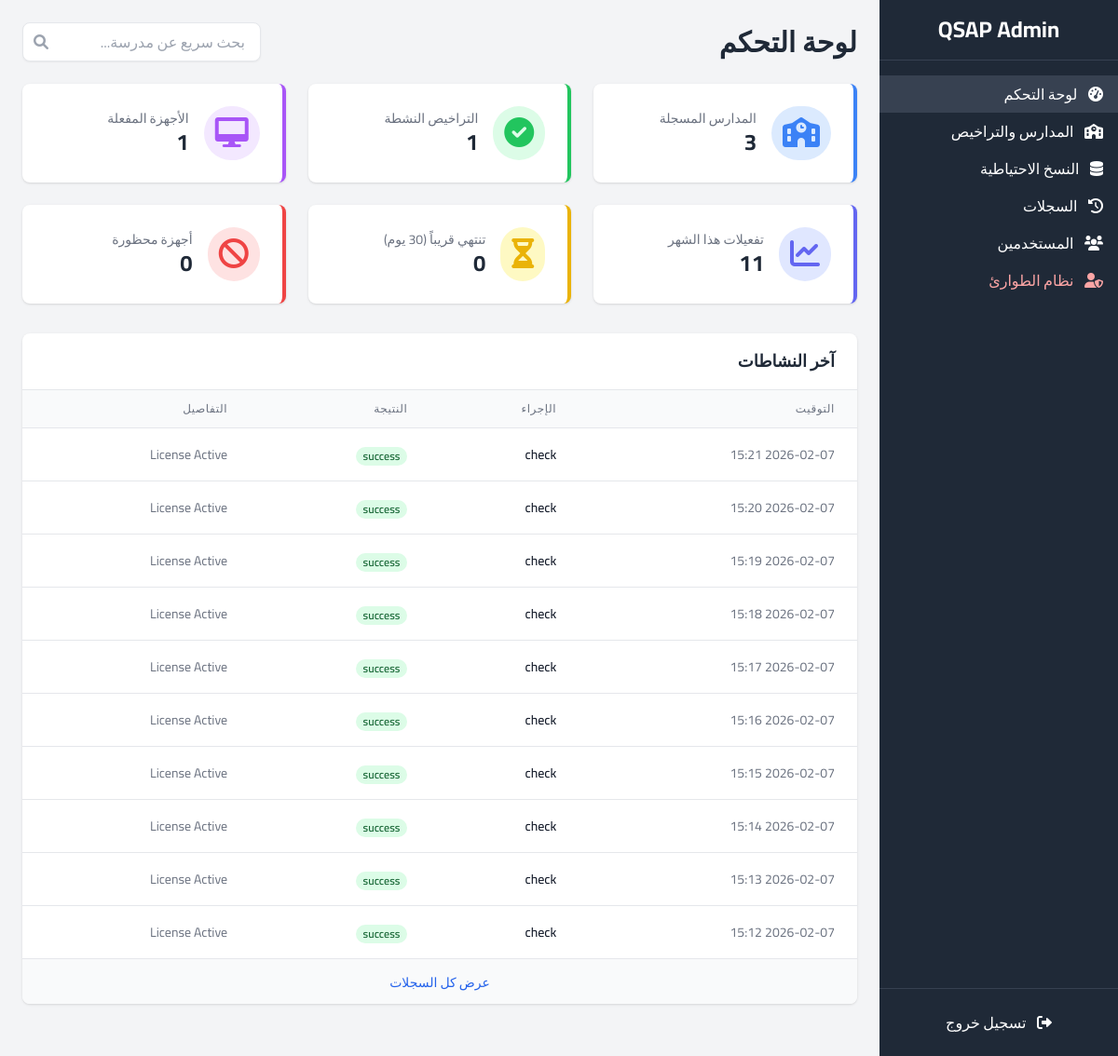
The page /admin/ (signed in) on the database its author committed.
### models.py (models this page shows)
class SystemLog(db.Model):
    id = db.Column(db.Integer, primary_key=True)
    license_id = db.Column(db.Integer, db.ForeignKey('license.id'), nullable=True)
    device_id = db.Column(db.Integer, db.ForeignKey('device.id'), nullable=True)
    action = db.Column(db.String(50), nullable=False) # activate, check, backup_upload
    result = db.Column(db.String(20), nullable=False) # success, failed
    details = db.Column(db.Text)
    ip_address = db.Column(db.String(50))
    timestamp = db.Column(db.DateTime, default=datetime.utcnow)

### routes/admin.py (the view)
@admin_bp.route('/')
@login_required
def dashboard():
    now = datetime.utcnow()
    thirty_days_later = now + timedelta(days=30)
    start_of_month = datetime(now.year, now.month, 1)
    stats = {
        'schools_count': School.query.count(),
        'active_licenses': License.query.filter_by(status='active').count(),
        'active_devices': Device.query.filter_by(status='active').count(),
        'blocked_devices': Device.query.filter_by(status='blocked').count(),
        'expiring_soon': License.query.filter(
            License.expiry_date <= thirty_days_later,
            License.expiry_date > now,
            License.status == 'active'
        ).count(),
        'activations_this_month': SystemLog.query.filter(
            SystemLog.action == 'activate',
            SystemLog.result == 'success',
            SystemLog.timestamp >= start_of_month
        ).count(),
        'recent_logs': SystemLog.query.order_by(SystemLog.timestamp.desc()).limit(10).all()
    }
    return render_template('admin/dashboard.html', stats=stats)

### models.py (called while the page is built)
@login_manager.user_loader
def load_user(user_id):
    return AdminUser.query.get(int(user_id))

    @property
    def is_active(self):
        return self.is_active_user

### templates/admin/dashboard.html (shortened to what this page needs)
{% extends 'admin/base.html' %}
{% block content %}
<div class="flex flex-col md:flex-row justify-between items-center mb-6">
    <h2 class="text-3xl font-bold text-gray-800">لوحة التحكم</h2>
    <div class="relative w-full md:w-64 mt-4 md:mt-0">
        <input type="text" id="quickSearch" placeholder="بحث سريع عن مدرسة..."
               class="w-full pl-10 pr-4 py-2 border rounded-lg focus:outline-none focus:border-blue-500 shadow-sm">
        <div class="absolute inset-y-0 left-0 pl-3 flex items-center pointer-events-none">
        </div>
    </div>
</div>
<div class="grid grid-cols-1 md:grid-cols-2 lg:grid-cols-3 xl:grid-cols-4 gap-6 mb-8">
    <div class="bg-white rounded-lg shadow p-6 border-r-4 border-blue-500 transform hover:scale-105 transition-transform duration-200">
        <div class="flex items-center">
            <div class="p-3 rounded-full bg-blue-100 text-blue-500 ml-4">
                <i class="fas fa-school fa-2x"></i>
            </div>
            <div>
                <p class="text-gray-500 text-sm">المدارس المسجلة</p>
                <p class="text-2xl font-bold text-gray-800">{{ stats.schools_count }}</p>
            </div>
        </div>
    </div>
    <div class="bg-white rounded-lg shadow p-6 border-r-4 border-green-500 transform hover:scale-105 transition-transform duration-200">
        <div class="flex items-center">
            <div class="p-3 rounded-full bg-green-100 text-green-500 ml-4">
                <i class="fas fa-check-circle fa-2x"></i>
            </div>
            <div>
                <p class="text-gray-500 text-sm">التراخيص النشطة</p>
                <p class="text-2xl font-bold text-gray-800">{{ stats.active_licenses }}</p>
            </div>
        </div>
    </div>
    <div class="bg-white rounded-lg shadow p-6 border-r-4 border-purple-500 transform hover:scale-105 transition-transform duration-200">
        <div class="flex items-center">
            <div class="p-3 rounded-full bg-purple-100 text-purple-500 ml-4">
                <i class="fas fa-desktop fa-2x"></i>
            </div>
            <div>
                <p class="text-gray-500 text-sm">الأجهزة المفعلة</p>
                <p class="text-2xl font-bold text-gray-800">{{ stats.active_devices }}</p>
            </div>
        </div>
    </div>
    <div class="bg-white rounded-lg shadow p-6 border-r-4 border-indigo-500 transform hover:scale-105 transition-transform duration-200">
        <div class="flex items-center">
            <div class="p-3 rounded-full bg-indigo-100 text-indigo-500 ml-4">
                <i class="fas fa-chart-line fa-2x"></i>
            </div>
            <div>
                <p class="text-gray-500 text-sm">تفعيلات هذا الشهر</p>
                <p class="text-2xl font-bold text-gray-800">{{ stats.activations_this_month }}</p>
            </div>
        </div>
    </div>
    <div class="bg-white rounded-lg shadow p-6 border-r-4 border-yellow-500 transform hover:scale-105 transition-transform duration-200">
        <div class="flex items-center">
            <div class="p-3 rounded-full bg-yellow-100 text-yellow-500 ml-4">
                <i class="fas fa-hourglass-half fa-2x"></i>
            </div>
            <div>
                <p class="text-gray-500 text-sm">تنتهي قريباً (30 يوم)</p>
                <p class="text-2xl font-bold text-gray-800">{{ stats.expiring_soon }}</p>
            </div>
        </div>
    </div>
    <div class="bg-white rounded-lg shadow p-6 border-r-4 border-red-500 transform hover:scale-105 transition-transform duration-200">
        <div class="flex items-center">
            <div class="p-3 rounded-full bg-red-100 text-red-500 ml-4">
                <i class="fas fa-ban fa-2x"></i>
            </div>
            <div>
                <p class="text-gray-500 text-sm">أجهزة محظورة</p>
                <p class="text-2xl font-bold text-gray-800">{{ stats.blocked_devices }}</p>
            </div>
        </div>
    </div>
</div>
<div class="bg-white rounded-lg shadow overflow-hidden mb-8">
    <div class="px-6 py-4 border-b border-gray-200">
        <h3 class="text-lg font-bold text-gray-800">آخر النشاطات</h3>
    </div>
    <div class="overflow-x-auto">
        <table class="min-w-full divide-y divide-gray-200">
            <thead class="bg-gray-50">
                <tr>
                    <th class="px-6 py-3 text-right text-xs font-medium text-gray-500 uppercase tracking-wider">التوقيت</th>
                    <th class="px-6 py-3 text-right text-xs font-medium text-gray-500 uppercase tracking-wider">الإجراء</th>
                    <th class="px-6 py-3 text-right text-xs font-medium text-gray-500 uppercase tracking-wider">النتيجة</th>
                    <th class="px-6 py-3 text-right text-xs font-medium text-gray-500 uppercase tracking-wider">التفاصيل</th>
                </tr>
            </thead>
            <tbody class="bg-white divide-y divide-gray-200">
                {% for log in stats.recent_logs %}
                <tr>
                    <td class="px-6 py-4 whitespace-nowrap text-sm text-gray-500">{{ log.timestamp.strftime('%Y-%m-%d %H:%M') }}</td>
                    <td class="px-6 py-4 whitespace-nowrap text-sm font-medium text-gray-900">{{ log.action }}</td>
                    <td class="px-6 py-4 whitespace-nowrap">
                        <span class="px-2 inline-flex text-xs leading-5 font-semibold rounded-full {{ 'bg-green-100 text-green-800' if log.result == 'success' else 'bg-red-100 text-red-800' }}">
                            {{ log.result }}
                        </span>
                    </td>
                    <td class="px-6 py-4 text-sm text-gray-500">{{ log.details or '-' }}</td>
                </tr>
                {% endfor %}
            </tbody>
        </table>
    </div>
    <div class="p-3 bg-gray-50 text-center border-t border-gray-200">
        <a href="{{ url_for('admin.logs') }}" class="text-sm text-blue-600 hover:text-blue-800">عرض كل السجلات</a>
    </div>
</div>
{% endblock %}

### templates/admin/base.html (shortened to what this page needs)
<!DOCTYPE html>
<html lang="ar" dir="rtl">
<head>
    <script src="https://cdn.tailwindcss.com"></script>
    <link href="https://cdnjs.cloudflare.com/ajax/libs/font-awesome/6.0.0/css/all.min.css" rel="stylesheet">
</head>
<body class="bg-gray-100" x-data="{ sidebarOpen: false }">
    <div class="flex h-screen overflow-hidden">
        <div :class="sidebarOpen ? 'translate-x-0' : 'translate-x-full'" class="bg-gray-800 text-white w-64 flex-shrink-0 flex flex-col fixed inset-y-0 right-0 z-30 transition-transform duration-300 transform md:relative md:translate-x-0">
            <div class="p-4 text-center text-2xl font-bold border-b border-gray-700 flex justify-between items-center md:justify-center">
                <span>QSAP Admin</span>
            </div>
            <nav class="flex-1 overflow-y-auto py-4">
                <a href="{{ url_for('admin.dashboard') }}" class="block px-4 py-2 hover:bg-gray-700 {{ 'bg-gray-700' if request.endpoint == 'admin.dashboard' }}">
                    <i class="fas fa-tachometer-alt ml-2"></i> لوحة التحكم
                </a>
                <a href="{{ url_for('admin.schools') }}" class="block px-4 py-2 hover:bg-gray-700 {{ 'bg-gray-700' if 'schools' in request.endpoint }}">
                    <i class="fas fa-school ml-2"></i> المدارس والتراخيص
                </a>
                <a href="{{ url_for('admin.backups') }}" class="block px-4 py-2 hover:bg-gray-700 {{ 'bg-gray-700' if 'backups' in request.endpoint }}">
                    <i class="fas fa-database ml-2"></i> النسخ الاحتياطية
                </a>
                <a href="{{ url_for('admin.logs') }}" class="block px-4 py-2 hover:bg-gray-700 {{ 'bg-gray-700' if 'logs' in request.endpoint }}">
                    <i class="fas fa-history ml-2"></i> السجلات
                </a>
                <a href="{{ url_for('admin.users') }}" class="block px-4 py-2 hover:bg-gray-700 {{ 'bg-gray-700' if 'users' in request.endpoint }}">
                    <i class="fas fa-users ml-2"></i> المستخدمين
                </a>
                <a href="{{ url_for('emergency.index') }}" class="block px-4 py-2 hover:bg-red-900 text-red-300 hover:text-white {{ 'bg-red-900 text-white' if 'emergency' in request.endpoint }}">
                    <i class="fas fa-user-shield ml-2"></i> نظام الطوارئ
                </a>
            </nav>
            <div class="p-4 border-t border-gray-700">
                <a href="{{ url_for('admin.logout') }}" class="block px-4 py-2 hover:bg-red-600 rounded text-center">
                    <i class="fas fa-sign-out-alt ml-2"></i> تسجيل خروج
                </a>
            </div>
        </div>
        <div class="flex-1 flex flex-col overflow-hidden">
            <main class="flex-1 overflow-x-hidden overflow-y-auto bg-gray-100 p-6">
                {% block content %}{% endblock %}
            </main>
        </div>
    </div>
</body>
</html>

### templates/admin/base.html (style rules this page uses)
body { font-family: 'Cairo', sans-serif; }

### rows shown on the page
SystemLog: timestamp "2026-02-07 15:21", action "check", result "success", details "License Active"
SystemLog: timestamp "2026-02-07 15:20", action "check", result "success", details "License Active"
SystemLog: timestamp "2026-02-07 15:19", action "check", result "success", details "License Active"
SystemLog: timestamp "2026-02-07 15:18", action "check", result "success", details "License Active"
SystemLog: timestamp "2026-02-07 15:17", action "check", result "success", details "License Active"
SystemLog: timestamp "2026-02-07 15:16", action "check", result "success", details "License Active"
SystemLog: timestamp "2026-02-07 15:15", action "check", result "success", details "License Active"
SystemLog: timestamp "2026-02-07 15:14", action "check", result "success", details "License Active"
SystemLog: timestamp "2026-02-07 15:13", action "check", result "success", details "License Active"
SystemLog: timestamp "2026-02-07 15:12", action "check", result "success", details "License Active"

### other values the page prints
{{ stats.schools_count }} "3"
{{ stats.active_licenses }} "1"
{{ stats.active_devices }} "1"
{{ stats.activations_this_month }} "11"
{{ stats.expiring_soon }} "0"
{{ stats.blocked_devices }} "0"
